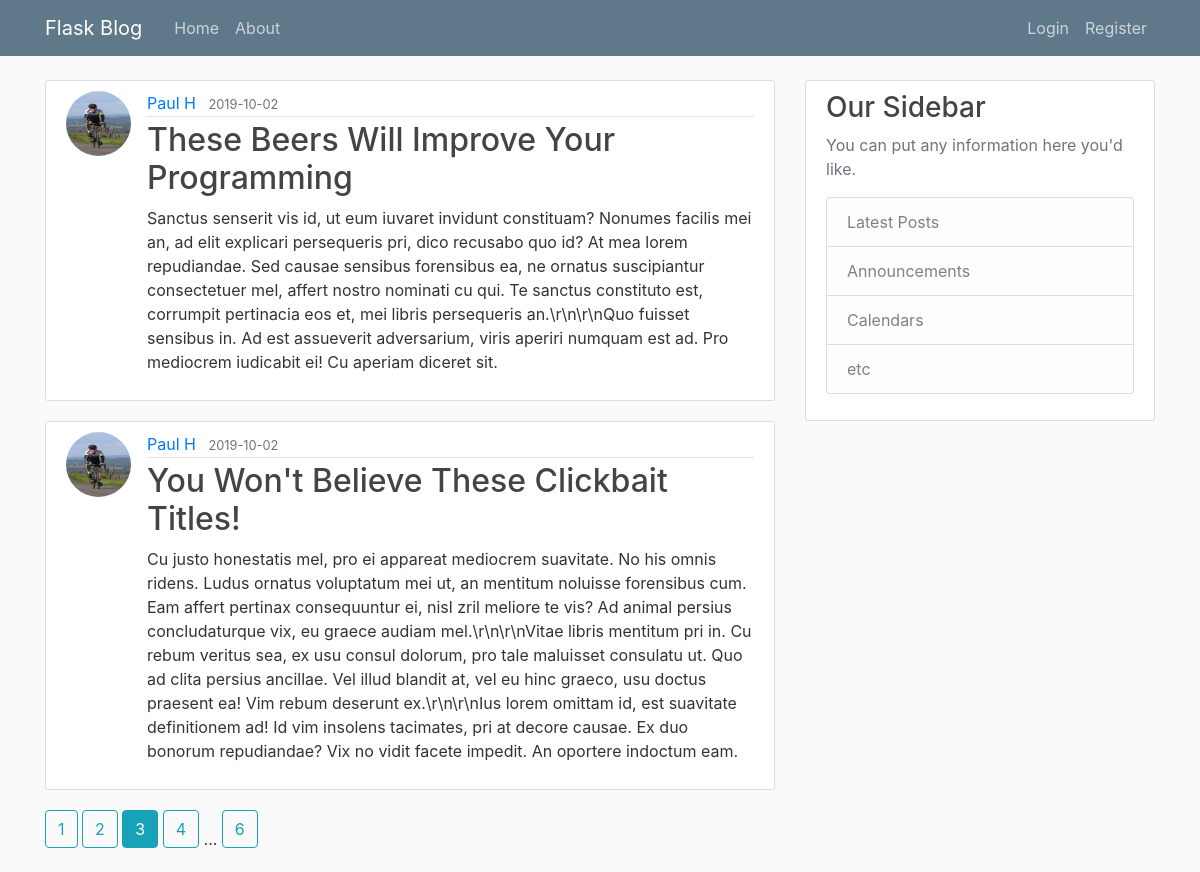
Screenshot of /home?page=3 with the database file from the repository.
### flaskblog/models.py (models this page shows, shortened)
class Post(db.Model):
    id = db.Column(db.Integer, primary_key=True)
    title = db.Column(db.String(100), nullable=False)
    date_posted = db.Column(db.DateTime, nullable=False, default=datetime.utcnow)
    content = db.Column(db.Text, nullable=False)
    user_id = db.Column(db.Integer, db.ForeignKey('user.id'), nullable=False)

class User(db.Model, UserMixin):
    id = db.Column(db.Integer, primary_key=True)
    username = db.Column(db.String(20), unique=True, nullable=False)
    email = db.Column(db.String(120), unique=True, nullable=False)
    image_file = db.Column(db.String(20), nullable=False, default='default.jpg')
    password = db.Column(db.String(60), nullable=False)
    posts = db.relationship('Post', backref='author', lazy=True)

### flaskblog/main/routes.py (the view)
@main.route('/')
@main.route('/home')
def home():
    page = request.args.get('page', 1, type=int)
    posts = Post.query.order_by(Post.date_posted.desc()).paginate(per_page=2, page=page)
    return render_template('home.html', posts=posts)

### flaskblog/templates/home.html
{% extends 'layout.html' %}
{% block content %}
    {% for post in posts.items %}
    <article class="media content-section">
        <img class="rounded-circle article-img" src="{{ url_for('static', filename='profile_pics/' + post.author.image_file) }}">
        <div class="media-body">
            <div class="article-metadata">
                <a class="mr-2" href="{{ url_for('users.user_posts', username=post.author.username) }}">{{ post.author.username }}</a>
                <small class="text-muted">{{ post.date_posted.strftime('%Y-%m-%d') }}</small>
            </div>
            <h2><a class="article-title" href="{{ url_for('posts.post', post_id=post.id) }}">{{ post.title }}</a></h2>
            <p class="article-content">{{ post.content }}</p>
        </div>
    </article>
    {% endfor %}
    {% for page_num in posts.iter_pages(left_edge=1, right_edge=1, left_current=1, right_current=2) %}
        {% if page_num %}
            {% if posts.page == page_num %}
                <a class="btn btn-info mb-4" href="{{ url_for('main.home', page=page_num) }}">{{ page_num }}</a>
            {% else %}
                <a class="btn btn-outline-info mb-4" href="{{ url_for('main.home', page=page_num) }}">{{ page_num }}</a>
            {% endif %}
        {% else %}
            ...
        {% endif %}
    {% endfor %}
{% endblock content %}

### flaskblog/static/main.css (style rules this page uses)
body { background: #fafafa; color: #333333; margin-top: 5rem; }
h1, h2, h3, h4, h5, h6 { color: #444444; }
.content-section { background: #ffffff; padding: 10px 20px; border: 1px solid #dddddd; border-radius: 3px; margin-bottom: 20px; }
.article-title { color: #444444; }
.article-content { white-space: pre-line; }
.article-img { height: 65px; width: 65px; margin-right: 16px; }
.article-metadata { padding-bottom: 1px; margin-bottom: 4px; border-bottom: 1px solid #e3e3e3 }

### rows the page displays
Post: image_file (picture), author.username "Paul H", date_posted "2019-10-02", title "These Beers Will Improve Your Programming", content "Sanctus senserit vis id, ut eum iuvaret invidunt constituam? Nonumes facilis mei an, ad elit explicari persequeris pri, dico recusabo quo id? At mea lorem repudiandae. Sed causae sensibus forensibus ea, ne ornatus suscipiantur consectetuer mel, affert nostro nominati cu qui. Te sanctus constituto est, corrumpit pertinacia eos et, mei libris persequeris an.\\r\\n\\r\\nQuo fuisset sensibus in. Ad est assueverit adversarium, viris aperiri numquam est ad. Pro mediocrem iudicabit ei! Cu aperiam diceret sit."
Post: image_file (picture), author.username "Paul H", date_posted "2019-10-02", title "You Won't Believe These Clickbait Titles!", content "Cu justo honestatis mel, pro ei appareat mediocrem suavitate. No his omnis ridens. Ludus ornatus voluptatum mei ut, an mentitum noluisse forensibus cum. Eam affert pertinax consequuntur ei, nisl zril meliore te vis? Ad animal persius concludaturque vix, eu graece audiam mel.\\r\\n\\r\\nVitae libris mentitum pri in. Cu rebum veritus sea, ex usu consul dolorum, pro tale maluisset consulatu ut. Quo ad clita persius ancillae. Vel illud blandit at, vel eu hinc graeco, usu doctus praesent ea! Vim rebum deserunt ex.\\r\\n\\r\\nIus lorem omittam id, est suavitate definitionem ad! Id vim insolens tacimates, pri at decore causae. Ex duo bonorum repudiandae? Vix no vidit facete impedit. An oportere indoctum…"

### other values shown
{{ page_num }} "1" "2" "4" "6"
{{ page_num }} "3"
